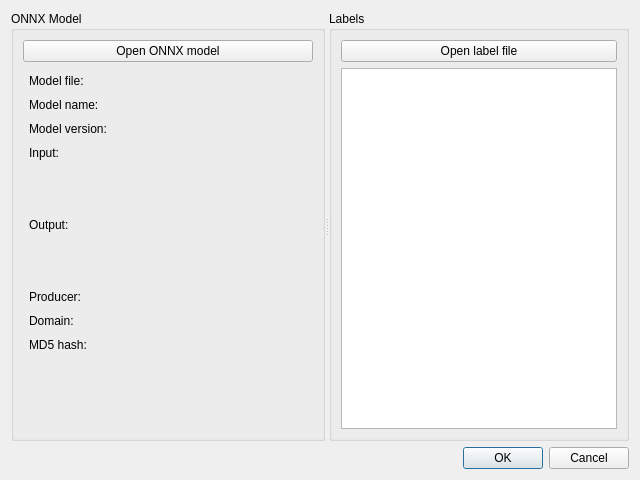
<?xml version="1.0" encoding="UTF-8"?>
<ui version="4.0">
 <class>onnx_inference_dialog</class>
 <widget class="QDialog" name="onnx_inference_dialog">
  <property name="geometry">
   <rect>
    <x>0</x>
    <y>0</y>
    <width>640</width>
    <height>480</height>
   </rect>
  </property>
  <property name="windowTitle">
   <string>ONNX inference</string>
  </property>
  <layout class="QVBoxLayout" name="verticalLayout">
   <item>
    <widget class="QSplitter" name="splitter">
     <property name="orientation">
      <enum>Qt::Horizontal</enum>
     </property>
     <widget class="QGroupBox" name="groupBox">
      <property name="minimumSize">
       <size>
        <width>0</width>
        <height>0</height>
       </size>
      </property>
      <property name="title">
       <string>ONNX Model</string>
      </property>
      <layout class="QVBoxLayout" name="verticalLayout_3">
       <item>
        <widget class="QPushButton" name="open_model_button">
         <property name="text">
          <string>Open ONNX model</string>
         </property>
        </widget>
       </item>
       <item>
        <layout class="QGridLayout" name="gridLayout">
         <property name="leftMargin">
          <number>6</number>
         </property>
         <property name="topMargin">
          <number>6</number>
         </property>
         <property name="rightMargin">
          <number>6</number>
         </property>
         <property name="bottomMargin">
          <number>6</number>
         </property>
         <property name="horizontalSpacing">
          <number>6</number>
         </property>
         <property name="verticalSpacing">
          <number>10</number>
         </property>
         <item row="9" column="1">
          <widget class="QLabel" name="model_producer_value">
           <property name="text">
            <string/>
           </property>
          </widget>
         </item>
         <item row="1" column="1">
          <widget class="QLabel" name="model_name_value">
           <property name="text">
            <string/>
           </property>
          </widget>
         </item>
         <item row="1" column="0">
          <widget class="QLabel" name="model_name_label">
           <property name="text">
            <string>Model name:</string>
           </property>
          </widget>
         </item>
         <item row="0" column="1">
          <widget class="QLabel" name="model_file_value">
           <property name="text">
            <string/>
           </property>
           <property name="scaledContents">
            <bool>false</bool>
           </property>
           <property name="wordWrap">
            <bool>false</bool>
           </property>
          </widget>
         </item>
         <item row="7" column="1">
          <widget class="QLabel" name="model_output_shape_value">
           <property name="text">
            <string/>
           </property>
          </widget>
         </item>
         <item row="2" column="1">
          <widget class="QLabel" name="model_version_value">
           <property name="text">
            <string/>
           </property>
          </widget>
         </item>
         <item row="8" column="1">
          <widget class="QLabel" name="model_output_type_value">
           <property name="text">
            <string/>
           </property>
          </widget>
         </item>
         <item row="6" column="1">
          <widget class="QLabel" name="model_output_value">
           <property name="text">
            <string/>
           </property>
          </widget>
         </item>
         <item row="3" column="1">
          <widget class="QLabel" name="model_input_value">
           <property name="text">
            <string/>
           </property>
          </widget>
         </item>
         <item row="2" column="0">
          <widget class="QLabel" name="model_version_label">
           <property name="text">
            <string>Model version:</string>
           </property>
          </widget>
         </item>
         <item row="5" column="1">
          <widget class="QLabel" name="model_input_type_value">
           <property name="text">
            <string/>
           </property>
          </widget>
         </item>
         <item row="11" column="0">
          <widget class="QLabel" name="model_hash_label">
           <property name="text">
            <string>MD5 hash:</string>
           </property>
          </widget>
         </item>
         <item row="11" column="1">
          <widget class="QLabel" name="model_hash_value">
           <property name="text">
            <string/>
           </property>
          </widget>
         </item>
         <item row="4" column="1">
          <widget class="QLabel" name="model_input_shape_value">
           <property name="text">
            <string/>
           </property>
          </widget>
         </item>
         <item row="6" column="0">
          <widget class="QLabel" name="model_output_label">
           <property name="text">
            <string>Output:</string>
           </property>
          </widget>
         </item>
         <item row="3" column="0">
          <widget class="QLabel" name="model_input_label">
           <property name="text">
            <string>Input:</string>
           </property>
          </widget>
         </item>
         <item row="0" column="0">
          <widget class="QLabel" name="model_file_label">
           <property name="text">
            <string>Model file:</string>
           </property>
          </widget>
         </item>
         <item row="9" column="0">
          <widget class="QLabel" name="model_producer_label">
           <property name="text">
            <string>Producer:</string>
           </property>
          </widget>
         </item>
         <item row="10" column="0">
          <widget class="QLabel" name="model_domain_label">
           <property name="text">
            <string>Domain:</string>
           </property>
          </widget>
         </item>
         <item row="10" column="1">
          <widget class="QLabel" name="model_domain_value">
           <property name="text">
            <string/>
           </property>
          </widget>
         </item>
        </layout>
       </item>
       <item>
        <spacer name="verticalSpacer">
         <property name="orientation">
          <enum>Qt::Vertical</enum>
         </property>
         <property name="sizeHint" stdset="0">
          <size>
           <width>20</width>
           <height>40</height>
          </size>
         </property>
        </spacer>
       </item>
      </layout>
     </widget>
     <widget class="QGroupBox" name="groupBox_2">
      <property name="maximumSize">
       <size>
        <width>300</width>
        <height>16777215</height>
       </size>
      </property>
      <property name="title">
       <string>Labels</string>
      </property>
      <layout class="QVBoxLayout" name="verticalLayout_2">
       <item>
        <widget class="QPushButton" name="open_labels_button">
         <property name="text">
          <string>Open label file</string>
         </property>
        </widget>
       </item>
       <item>
        <widget class="QTableView" name="labels_tableview">
         <property name="alternatingRowColors">
          <bool>true</bool>
         </property>
         <property name="selectionBehavior">
          <enum>QAbstractItemView::SelectRows</enum>
         </property>
         <property name="textElideMode">
          <enum>Qt::ElideNone</enum>
         </property>
         <property name="sortingEnabled">
          <bool>false</bool>
         </property>
         <attribute name="horizontalHeaderStretchLastSection">
          <bool>true</bool>
         </attribute>
        </widget>
       </item>
      </layout>
     </widget>
    </widget>
   </item>
   <item>
    <widget class="QDialogButtonBox" name="buttonBox">
     <property name="orientation">
      <enum>Qt::Horizontal</enum>
     </property>
     <property name="standardButtons">
      <set>QDialogButtonBox::Cancel|QDialogButtonBox::Ok</set>
     </property>
    </widget>
   </item>
  </layout>
 </widget>
 <resources/>
 <connections>
  <connection>
   <sender>buttonBox</sender>
   <signal>accepted()</signal>
   <receiver>onnx_inference_dialog</receiver>
   <slot>accept()</slot>
   <hints>
    <hint type="sourcelabel">
     <x>248</x>
     <y>254</y>
    </hint>
    <hint type="destinationlabel">
     <x>157</x>
     <y>274</y>
    </hint>
   </hints>
  </connection>
  <connection>
   <sender>buttonBox</sender>
   <signal>rejected()</signal>
   <receiver>onnx_inference_dialog</receiver>
   <slot>reject()</slot>
   <hints>
    <hint type="sourcelabel">
     <x>316</x>
     <y>260</y>
    </hint>
    <hint type="destinationlabel">
     <x>286</x>
     <y>274</y>
    </hint>
   </hints>
  </connection>
 </connections>
</ui>
